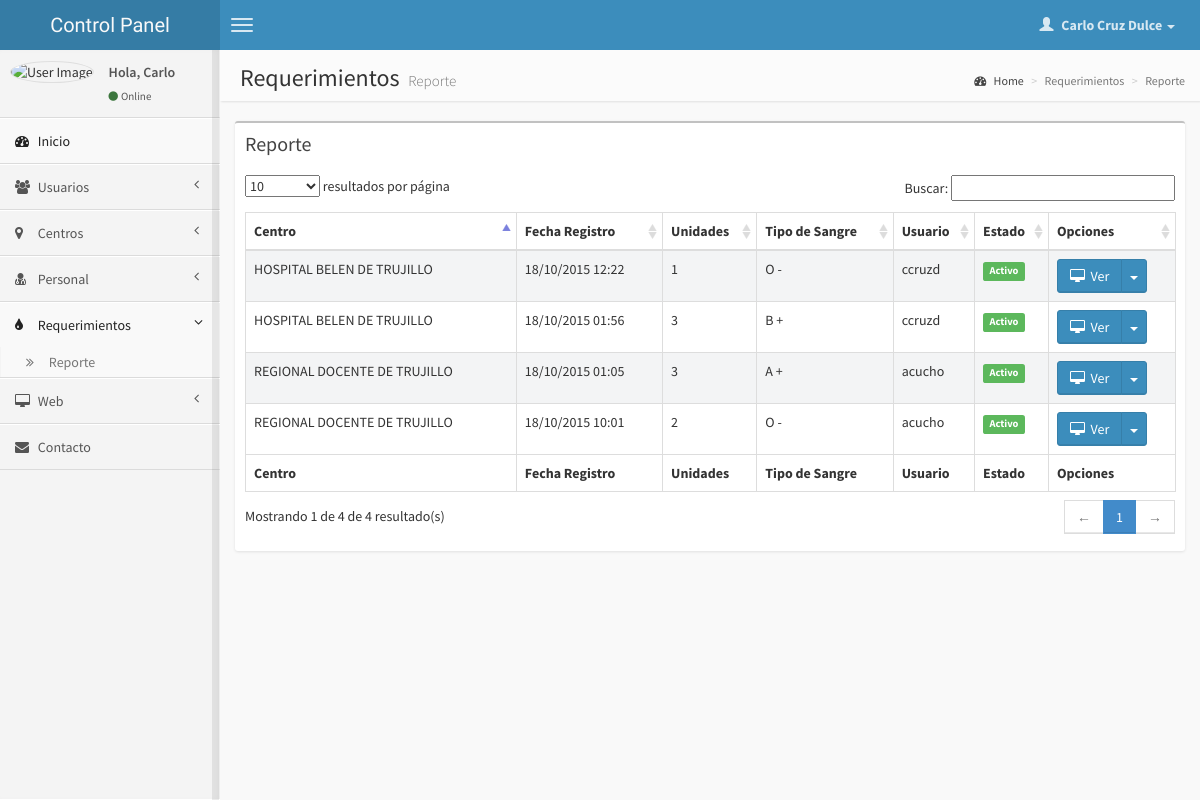
The app's page /cpanel/requerimiento_reporte.php (signed in) with its own data.
### tables this page shows
CREATE TABLE IF NOT EXISTS `requerimientos` (
  `id` int(11) NOT NULL,
  `idcentro` int(11) NOT NULL,
  `tiposangre` varchar(4) NOT NULL,
  `unidades` int(11) NOT NULL,
  `fecha` timestamp NOT NULL DEFAULT CURRENT_TIMESTAMP,
  `idusuario` int(11) NOT NULL,
  `notas` varchar(300) NOT NULL,
  `codigo` varchar(6) NOT NULL,
  `estado` char(1) NOT NULL DEFAULT '1'
);

CREATE TABLE IF NOT EXISTS `centros` (
  `institucion` varchar(100) DEFAULT NULL,
  `id` int(8) NOT NULL DEFAULT '0',
  `nombre` varchar(100) DEFAULT NULL,
  `clasificacion` varchar(100) DEFAULT NULL,
  `tipo` varchar(50) DEFAULT NULL,
  `departamento` varchar(50) DEFAULT NULL,
  `provincia` varchar(50) DEFAULT NULL,
  `distrito` varchar(50) DEFAULT NULL,
  `ubigeo` int(6) DEFAULT NULL,
  `direccion` varchar(200) DEFAULT NULL,
  `coddisa` int(2) DEFAULT NULL,
  `codred` int(2) DEFAULT NULL,
  `codmicrorred` int(2) DEFAULT NULL,
  `disa` varchar(20) DEFAULT NULL,
  `red` varchar(50) DEFAULT NULL,
  `microrred` varchar(100) DEFAULT NULL,
  `codue` int(4) DEFAULT NULL,
  `unidejecutora` varchar(100) DEFAULT NULL,
  `categoria` varchar(50) DEFAULT NULL,
  `telefono` varchar(50) DEFAULT NULL,
  `tipdoccategorizacion` varchar(50) DEFAULT NULL,
  `nrodoccategorizacion` varchar(50) DEFAULT NULL,
  `horario` varchar(100) DEFAULT NULL,
  `iniactividad` varchar(10) DEFAULT NULL,
  `responsable` varchar(50) DEFAULT NULL,
  `estado` char(1) DEFAULT '1',
  `situacion` varchar(10) DEFAULT NULL,
  `condicion` varchar(17) DEFAULT NULL,
  `inspeccion` varchar(16) DEFAULT NULL,
  `norte` decimal(10,8) DEFAULT NULL,
  `este` decimal(11,8) DEFAULT NULL,
  `cota` int(4) DEFAULT NULL,
  `imagen` varchar(20) NOT NULL DEFAULT 'noimagen.jpg',
  `bancosangre` char(1) NOT NULL DEFAULT '0'
);

CREATE TABLE IF NOT EXISTS `personal` (
  `id` int(11) NOT NULL,
  `idcentro` int(11) NOT NULL,
  `username` varchar(20) NOT NULL,
  `email` varchar(100) NOT NULL,
  `password` varchar(10) NOT NULL,
  `nombre` varchar(100) NOT NULL,
  `imagen` varchar(100) NOT NULL DEFAULT 'noimagen.jpg',
  `permisos` char(1) NOT NULL DEFAULT '1',
  `fecha` timestamp NOT NULL DEFAULT CURRENT_TIMESTAMP,
  `estado` char(1) NOT NULL DEFAULT '1'
);

### cpanel/requerimiento_reporte.php (the view, shortened to what this page needs)
<?php
	$s_usuario=$_SESSION["username"];
	$s_nombre=$_SESSION["nombre"];
	$rsbuscar=mysql_query("select * from usuarios where username='$s_usuario'");
	$encontrado=mysql_fetch_array($rsbuscar);
	$foto=$encontrado["imagen"];
?>
<!DOCTYPE html>
<html>
    <head>
        <link href="css/bootstrap.min.css" rel="stylesheet" type="text/css" />
        <link href="css/font-awesome.min.css" rel="stylesheet" type="text/css" />
        <link href="css/ionicons.min.css" rel="stylesheet" type="text/css" />
        <link href="css/datatables/dataTables.bootstrap.css" rel="stylesheet" type="text/css" />
        <link href="css/AdminLTE.css" rel="stylesheet" type="text/css" />
    </head>
    <body class="skin-blue fixed">
        <header class="header">
            <a href="index.php" class="logo">
				Control Panel
            </a>
            <nav class="navbar navbar-static-top" role="navigation">
                <a href="#" class="navbar-btn sidebar-toggle" data-toggle="offcanvas" role="button">
                    <span class="icon-bar"></span>
                    <span class="icon-bar"></span>
                    <span class="icon-bar"></span>
                </a>
                <div class="navbar-right">
                    <ul class="nav navbar-nav">
                        <li class="dropdown user user-menu">
                            <a href="#" class="dropdown-toggle" data-toggle="dropdown">
                                <i class="glyphicon glyphicon-user"></i>
                                <span><?php echo $s_nombre ?> <i class="caret"></i></span>
                            </a>
                        </li>
                    </ul>
                </div>
            </nav>
        </header>
        <div class="wrapper row-offcanvas row-offcanvas-left">
            <aside class="left-side sidebar-offcanvas">
                <section class="sidebar">
                    <div class="user-panel">
                        <div class="pull-left image">
                            <img src="img/usuarios/<?php echo $foto ?>" class="img-circle" alt="User Image" />
                        </div>
                        <div class="pull-left info">
                            <p>Hola,
							<?php
							$nombre = explode(" ", $s_nombre);
							echo $nombre[0];
							?> </p>
                            <a href="#"><i class="fa fa-circle text-success"></i>Online</a>
                        </div>
                    </div>
                    <ul class="sidebar-menu">
                        <li class="active">
                            <a href="index.php">
                                <i class="fa fa-dashboard"></i> <span>Inicio</span>
                            </a>
                        </li>
                        <li class="treeview">
                            <a href="#">
                                <i class="fa fa-users"></i>
                                <span>Usuarios</span>
                                <i class="fa fa-angle-left pull-right"></i>
                            </a>
                        </li>
                        <li class="treeview">
                            <a href="#">
                                <i class="fa fa-map-marker"></i>
                                <span>Centros</span>
                                <i class="fa fa-angle-left pull-right"></i>
                            </a>
                        </li>
						<li class="treeview">
                            <a href="#">
                                <i class="fa fa-user-md"></i>
                                <span>Personal</span>
                                <i class="fa fa-angle-left pull-right"></i>
                            </a>
                        </li>
						<li class="treeview active">
                            <a href="#">
                                <i class="fa fa-tint"></i>
                                <span>Requerimientos</span>
                                <i class="fa fa-angle-left pull-right"></i>
                            </a>
                            <ul class="treeview-menu">
                                <li><a href="requerimiento_reporte.php"><i class="fa fa-angle-double-right"></i> Reporte</a></li>
                            </ul>
                        </li>
						<li class="treeview">
                            <a href="#">
                                <i class="fa fa-desktop"></i>
                                <span>Web</span>
                                <i class="fa fa-angle-left pull-right"></i>
                            </a>
                        </li>
						<li>
                            <a href="contacto_reporte.php">
                                <i class="fa fa-envelope"></i> <span>Contacto</span>
                            </a>
                        </li>
                    </ul>
                </section>
            </aside>
            <aside class="right-side">
                <section class="content-header">
                    <h1>
                        Requerimientos
                        <small>Reporte</small>
                    </h1>
                    <ol class="breadcrumb">
                        <li><a href="#"><i class="fa fa-dashboard"></i> Home</a></li>
                        <li class="active">Requerimientos</li>
                        <li class="active">Reporte</li>
                    </ol>
                </section>
               <section class="content">
					<div class="row">
                        <div class="col-xs-12">
                            <div class="box">
                                <div class="box-header">
                                    <h3 class="box-title">Reporte</h3>
                                </div>
                                <div class="box-body table-responsive">
                                    <table id="example1" class="table table-bordered table-striped">
                                        <thead>
                                            <tr>
												<th>Centro</th>
												<th>Fecha Registro</th>
												<th>Unidades</th>
												<th>Tipo de Sangre</th>
												<th>Usuario</th>
                                                <th>Estado</th>
                                                <th style="width: 110px">Opciones</th>
                                            </tr>
                                        </thead>
                                        <tbody>
										<?php
										$query = "SELECT R.id, R.idcentro, R.tiposangre, R.unidades, R.fecha, R.idusuario, R.notas, R.codigo, R.estado, C.nombre as nombrecentro, P.username
												FROM requerimientos as R
												inner join centros as C on C.id = R.idcentro
												inner join personal as P on P.id = R.idusuario";
											$rs = mysql_query($query);
											while($rsconsulta = mysql_fetch_array($rs)) {
										?>
                                            <tr>
												<td><?php echo $rsconsulta['nombrecentro'] ?></td>
												<td><?php echo $newDate = date("d/m/Y h:i", strtotime($rsconsulta['fecha']));?></td>
												<td><?php echo $rsconsulta['unidades'] ?></td>
												<td><?php echo $rsconsulta['tiposangre'] ?></td>
												<td><?php echo $rsconsulta['username'] ?></td>
												<td><?php if ($rsconsulta['estado']=="1") { ?>
													<span class="label label-success">Activo</span>
													<?php } else { ?>
													<span class="label label-danger">Inactivo</span>
													<?php } ?>
												</td>
                                                <td>
												<div class="btn-group" align="right">
													<button type="button" class="btn btn-primary" data-toggle="modal" data-target="#compose-modal<?php echo $rsconsulta['id'] ?>"><i class="fa fa-desktop"></i> &nbsp;Ver</button>
													<button type="button" class="btn btn-primary dropdown-toggle" data-toggle="dropdown">
														<span class="caret"></span>
													</button>
												</div>
                                            </tr>
										<?php } ?>
                                        </tbody>
                                        <tfoot>
                                            <tr>
												<th>Centro</th>
                                                <th>Fecha Registro</th>
												<th>Unidades</th>
												<th>Tipo de Sangre</th>
												<th>Usuario</th>
                                                <th>Estado</th>
                                                <th>Opciones</th>
                                            </tr>
                                        </tfoot>
                                    </table>
                                </div>
                            </div>
                        </div>
                    </div>
                </section>
            </aside>
        </div>
    </body>
</html>

### records on screen
requerimientos: idcentro.nombre "HOSPITAL BELEN DE TRUJILLO", fecha "18/10/2015 12:22", unidades "1", tiposangre "O -", personal.username "ccruzd", estado "Activo"
requerimientos: idcentro.nombre "REGIONAL DOCENTE DE TRUJILLO", fecha "18/10/2015 01:05", unidades "3", tiposangre "A +", personal.username "acucho", estado "Activo"
requerimientos: idcentro.nombre "REGIONAL DOCENTE DE TRUJILLO", fecha "18/10/2015 10:01", unidades "2", tiposangre "O -", personal.username "acucho", estado "Activo"
requerimientos: idcentro.nombre "HOSPITAL BELEN DE TRUJILLO", fecha "18/10/2015 01:56", unidades "3", tiposangre "B +", personal.username "ccruzd", estado "Activo"

### other values on screen
$s_nombre "Carlo Cruz Dulce"
$nombre[0] "Carlo"
